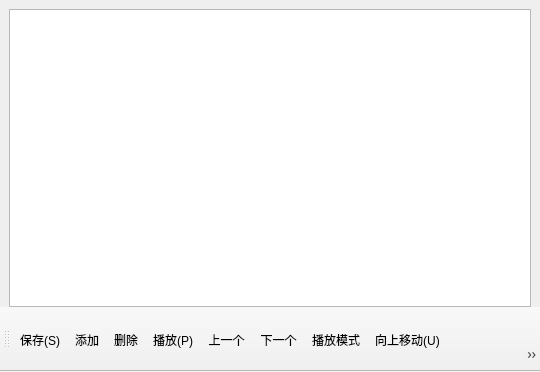
<?xml version="1.0" encoding="UTF-8"?>
<ui version="4.0">
 <class>Current_Playlist</class>
 <widget class="QMainWindow" name="Current_Playlist">
  <property name="geometry">
   <rect>
    <x>0</x>
    <y>0</y>
    <width>540</width>
    <height>372</height>
   </rect>
  </property>
  <property name="minimumSize">
   <size>
    <width>540</width>
    <height>372</height>
   </size>
  </property>
  <property name="maximumSize">
   <size>
    <width>540</width>
    <height>372</height>
   </size>
  </property>
  <property name="windowTitle">
   <string>MainWindow</string>
  </property>
  <property name="windowIcon">
   <iconset resource="image.qrc">
    <normaloff>:/new/prefix1/src/list.png</normaloff>:/new/prefix1/src/list.png</iconset>
  </property>
  <widget class="QWidget" name="centralwidget">
   <layout class="QGridLayout" name="gridLayout">
    <property name="bottomMargin">
     <number>0</number>
    </property>
    <item row="0" column="0">
     <widget class="QTableView" name="tableView"/>
    </item>
   </layout>
  </widget>
  <widget class="QMenuBar" name="menubar">
   <property name="geometry">
    <rect>
     <x>0</x>
     <y>0</y>
     <width>540</width>
     <height>26</height>
    </rect>
   </property>
  </widget>
  <widget class="QToolBar" name="toolBar">
   <property name="minimumSize">
    <size>
     <width>0</width>
     <height>65</height>
    </size>
   </property>
   <property name="windowTitle">
    <string>toolBar</string>
   </property>
   <attribute name="toolBarArea">
    <enum>BottomToolBarArea</enum>
   </attribute>
   <attribute name="toolBarBreak">
    <bool>false</bool>
   </attribute>
   <addaction name="action_S"/>
   <addaction name="action"/>
   <addaction name="action_2"/>
   <addaction name="action_3"/>
   <addaction name="action_4"/>
   <addaction name="action_5"/>
   <addaction name="action_6"/>
   <addaction name="action_U"/>
   <addaction name="action_D"/>
   <addaction name="action_7"/>
  </widget>
  <action name="action_S">
   <property name="icon">
    <iconset resource="image.qrc">
     <normaloff>:/new/prefix1/src/save.png</normaloff>:/new/prefix1/src/save.png</iconset>
   </property>
   <property name="text">
    <string>保存(&amp;S)</string>
   </property>
   <property name="toolTip">
    <string>保存播放列表</string>
   </property>
   <property name="shortcut">
    <string>Ctrl+S</string>
   </property>
  </action>
  <action name="action">
   <property name="icon">
    <iconset resource="image.qrc">
     <normaloff>:/new/prefix1/src/add.png</normaloff>:/new/prefix1/src/add.png</iconset>
   </property>
   <property name="text">
    <string>添加</string>
   </property>
   <property name="toolTip">
    <string>添加...</string>
   </property>
  </action>
  <action name="action_2">
   <property name="icon">
    <iconset resource="image.qrc">
     <normaloff>:/new/prefix1/src/sub.png</normaloff>:/new/prefix1/src/sub.png</iconset>
   </property>
   <property name="text">
    <string>删除</string>
   </property>
   <property name="toolTip">
    <string>删除...</string>
   </property>
  </action>
  <action name="action_3">
   <property name="icon">
    <iconset resource="image.qrc">
     <normaloff>:/new/prefix1/src/kaishi.png</normaloff>:/new/prefix1/src/kaishi.png</iconset>
   </property>
   <property name="text">
    <string>播放(&amp;P)</string>
   </property>
   <property name="toolTip">
    <string>播放(P)</string>
   </property>
  </action>
  <action name="action_4">
   <property name="icon">
    <iconset resource="image.qrc">
     <normaloff>:/new/prefix1/src/pre.png</normaloff>:/new/prefix1/src/pre.png</iconset>
   </property>
   <property name="text">
    <string>上一个</string>
   </property>
   <property name="toolTip">
    <string>上一个(V)</string>
   </property>
   <property name="shortcut">
    <string>&lt;</string>
   </property>
  </action>
  <action name="action_5">
   <property name="icon">
    <iconset resource="image.qrc">
     <normaloff>:/new/prefix1/src/next.png</normaloff>:/new/prefix1/src/next.png</iconset>
   </property>
   <property name="text">
    <string>下一个</string>
   </property>
   <property name="toolTip">
    <string>下一个(N)</string>
   </property>
   <property name="shortcut">
    <string>&gt;</string>
   </property>
  </action>
  <action name="action_6">
   <property name="icon">
    <iconset resource="image.qrc">
     <normaloff>:/new/prefix1/src/playmode.png</normaloff>:/new/prefix1/src/playmode.png</iconset>
   </property>
   <property name="text">
    <string>播放模式</string>
   </property>
   <property name="toolTip">
    <string>播放模式</string>
   </property>
  </action>
  <action name="action_U">
   <property name="icon">
    <iconset resource="image.qrc">
     <normaloff>:/new/prefix1/src/up.png</normaloff>:/new/prefix1/src/up.png</iconset>
   </property>
   <property name="text">
    <string>向上移动(&amp;U)</string>
   </property>
   <property name="toolTip">
    <string>向上移动(U)</string>
   </property>
   <property name="shortcut">
    <string>Ctrl+U</string>
   </property>
  </action>
  <action name="action_D">
   <property name="icon">
    <iconset resource="image.qrc">
     <normaloff>:/new/prefix1/src/down.png</normaloff>:/new/prefix1/src/down.png</iconset>
   </property>
   <property name="text">
    <string>向下移动(&amp;D)</string>
   </property>
   <property name="toolTip">
    <string>向下移动(D)</string>
   </property>
   <property name="shortcut">
    <string>Ctrl+D</string>
   </property>
  </action>
  <action name="action_7">
   <property name="icon">
    <iconset resource="image.qrc">
     <normaloff>:/new/prefix1/src/seek.png</normaloff>:/new/prefix1/src/seek.png</iconset>
   </property>
   <property name="text">
    <string>搜索</string>
   </property>
   <property name="toolTip">
    <string>搜索</string>
   </property>
  </action>
 </widget>
 <resources>
  <include location="image.qrc"/>
 </resources>
 <connections/>
</ui>
